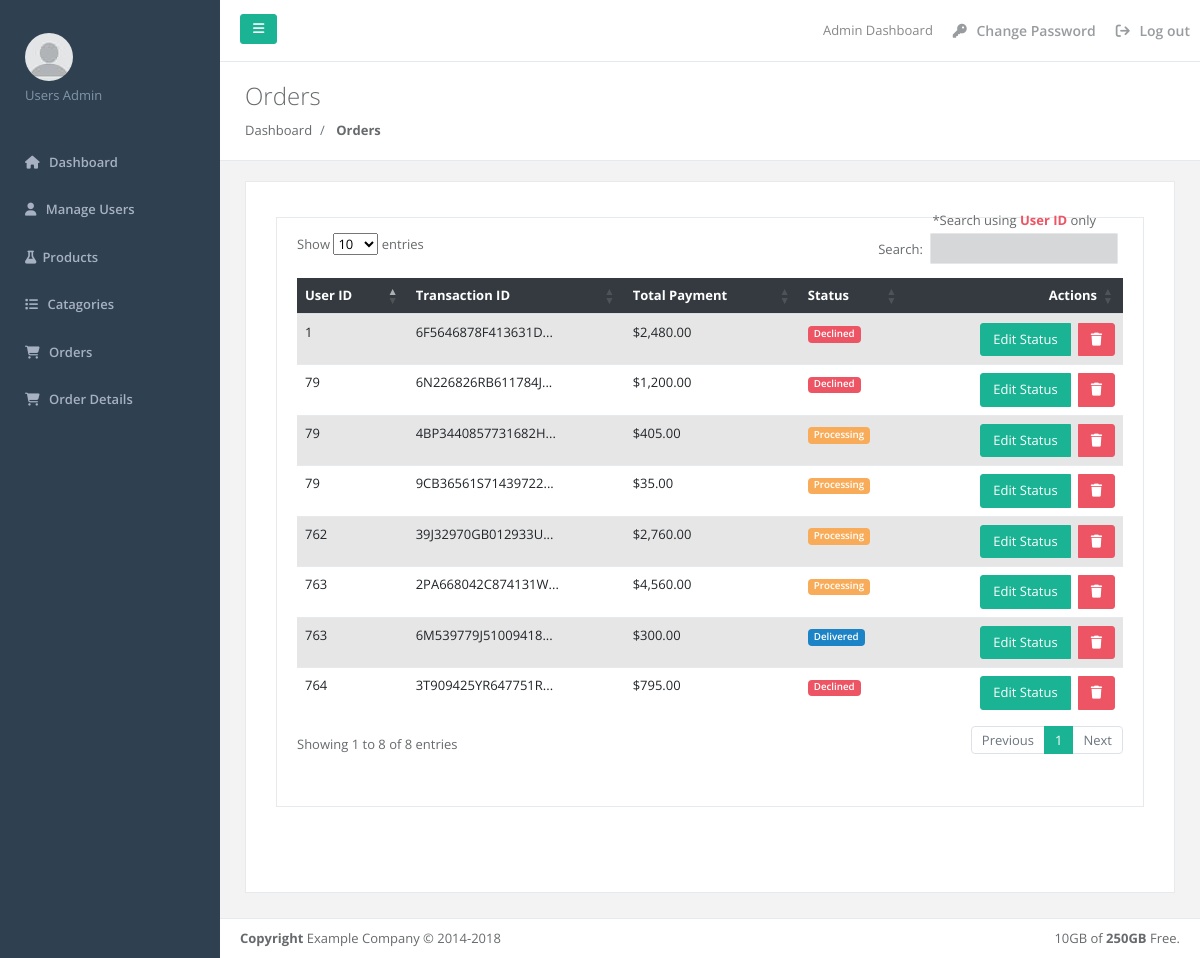
The app's page /admin/orders.php, older data.
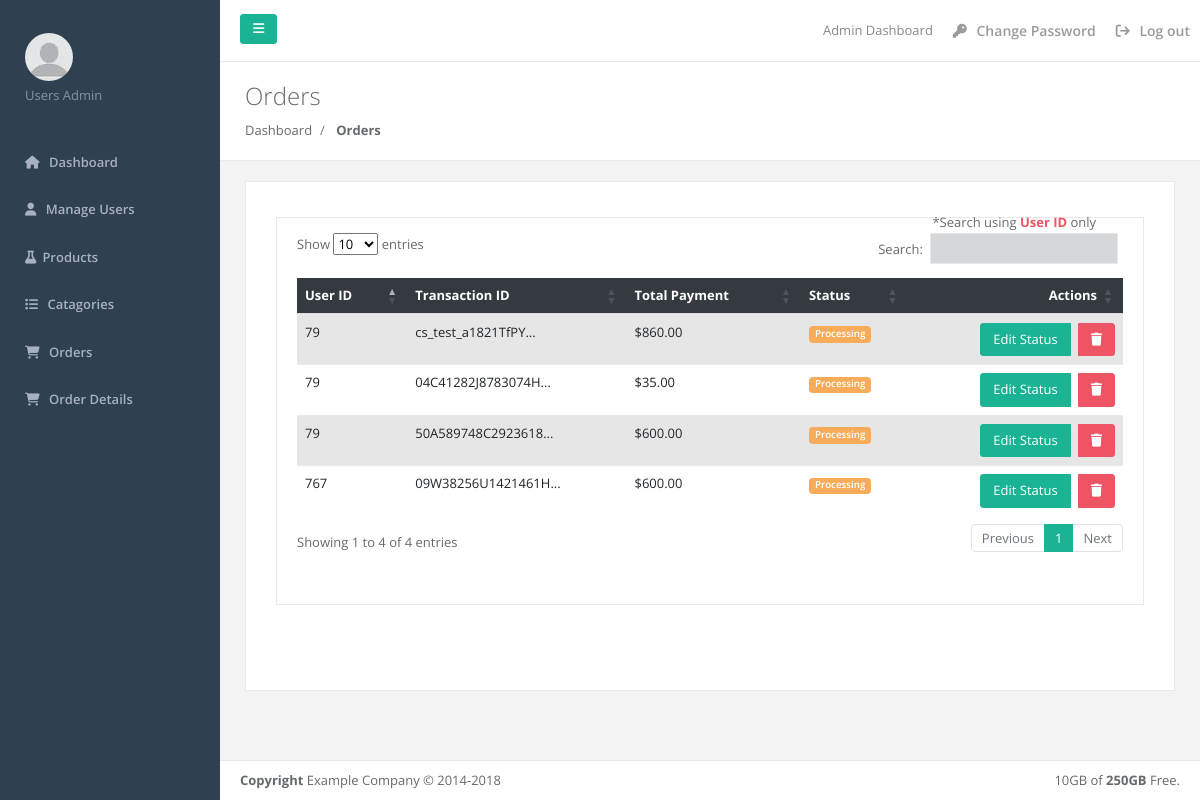
The same page, newer data.
### tables this page shows
CREATE TABLE IF NOT EXISTS `order` (
  `id` bigint NOT NULL AUTO_INCREMENT,
  `user_id` bigint NOT NULL,
  `transaction_id` varchar(255) NOT NULL,
  `total` bigint NOT NULL,
  `status` tinyint(1) NOT NULL,
  `created_at` timestamp(6) NOT NULL,
  PRIMARY KEY (`id`)
);

### admin/orders.php (the view, shortened to what the changed rows need)
<?php
include('connection.php');
include('common/header.php');
$sql = "SELECT * FROM `order`";
$result = $conn->query($sql);
?>
<body>
    <div id="wrapper">
        <?php
        include('common/sidenav.php');
        ?>
        <div id="page-wrapper" class="gray-bg">
            <div class="row wrapper border-bottom white-bg page-heading position-relative">
                <div class="col-lg-8 col-sm-8 col-xs-8">
                    <h2> Orders </h2>
                </div>
            </div>
            <div class="wrapper wrapper-content animated fadeInRight">
                <div class="row">
                    <div class="col-lg-12">
                        <div class="ibox">
                            <div class="ibox-content">
                                <div class="wrapper wrapper-content animated fadeInRight ecommerce">
                                    <div class="row">
                                        <div class="col-lg-12">
                                            <div class="ibox bg-gray">
                                                <div class="ibox-content">
                                                    <table id="myTable" class="table table-striped" style="width:100%; position: relative;">
                                                        <div style="position: absolute; right: 7%; top: -1%;">
                                                        </div>
                                                        <thead class="bg-dark text-white">
                                                            <tr>
                                                                <th>User ID</th>
                                                                <th>Transaction ID</th>
                                                                <th>Total Payment</th>
                                                                <th>Status</th>
                                                                <th class="text-right">Actions</th>
                                                            </tr>
                                                        </thead>
                                                        <tbody>
                                                            <?php
                                                            while ($row = $result->fetch_assoc()) {
                                                            ?>
                                                                <tr>
                                                                    <td><?php echo $row['user_id']; ?></td>
                                                                    <td><?php echo substr($row['transaction_id'], 0 ,17); ?>...</td>
                                                                    <td>$<?php echo number_format($row['total'], 2); ?></td>
                                                                    <?php
                                                                    if ($row['status'] == '0') { ?>
                                                                        <td><span class='badge badge-warning'>Processing</span></td>
                                                                    <?php } else if ($row['status'] == '1') { ?>
                                                                        <td><span class='badge badge-primary'>Shipped</span></td>
                                                                    <?php } else if ($row['status'] == '2') { ?>
                                                                        <td><span class='badge badge-success'>Delivered</span></td>
                                                                    <?php } else if ($row['status'] == '3') { ?>
                                                                        <td><span class='badge badge-danger'>Declined</span></td>
                                                                    <?php } ?>
                                                                    <td class='text-right'>
                                                                        <div class='btn-group'>
                                                                            <button type='button' class='btn btn-primary mx-2' data-bs-toggle='modal' data-bs-target='#editStatusModal<?php echo $row['id']; ?>'>
                                                                                Edit Status
                                                                            </button>
                                                                            <a class='btn btn-danger' href='deleteorder.php?id=<?php echo $row['id']; ?>'><i class="fa-solid fa-trash"></i></a>
                                                                        </div>
                                                                    </td>
                                                                </tr>
                                                            <?php } ?>
                                                        </tbody>
                                                    </table>
                                                </div>
                                            </div>
                                        </div>
                                    </div>
                                </div>
                            </div>
                        </div>
                    </div>
                </div>
            </div>
        </div>
    </div>
</body>
<link rel="stylesheet" href="https://cdnjs.cloudflare.com/ajax/libs/font-awesome/6.6.0/css/all.min.css">
</html>

Row changes from the older to the newer data that the page shows:
removed order: user "763", transaction "2PA668042C874131W", total "4,560.00", status "Processing"
removed order: user "79", transaction "6N226826RB611784J", total "1,200.00", status "Declined"
removed order: user "79", transaction "4BP3440857731682H", total "405.00", status "Processing"
removed order: user "79", transaction "9CB36561S71439722", total "35.00", status "Processing"
removed order: user "763", transaction "6M539779J51009418", total "300.00", status "Delivered"
removed order: user "762", transaction "39J32970GB012933U", total "2,760.00", status "Processing"
removed order: user "764", transaction "3T909425YR647751R", total "795.00", status "Declined"
removed order: user "1", transaction "6F5646878F413631D", total "2,480.00", status "Declined"
added order: user "767", transaction "09W38256U1421461H", total "600.00", status "Processing"
added order: user "79", transaction "cs_test_a1821TfPY", total "860.00", status "Processing"
added order: user "79", transaction "04C41282J8783074H", total "35.00", status "Processing"
added order: user "79", transaction "50A589748C2923618", total "600.00", status "Processing"
Text that changed along with them:
text written by a page script: "Show entries Search: Showing 1 to 8 of 8 entries Previous 1 Next" → "Show entries Search: Showing 1 to 4 of 4 entries Previous 1 Next"
